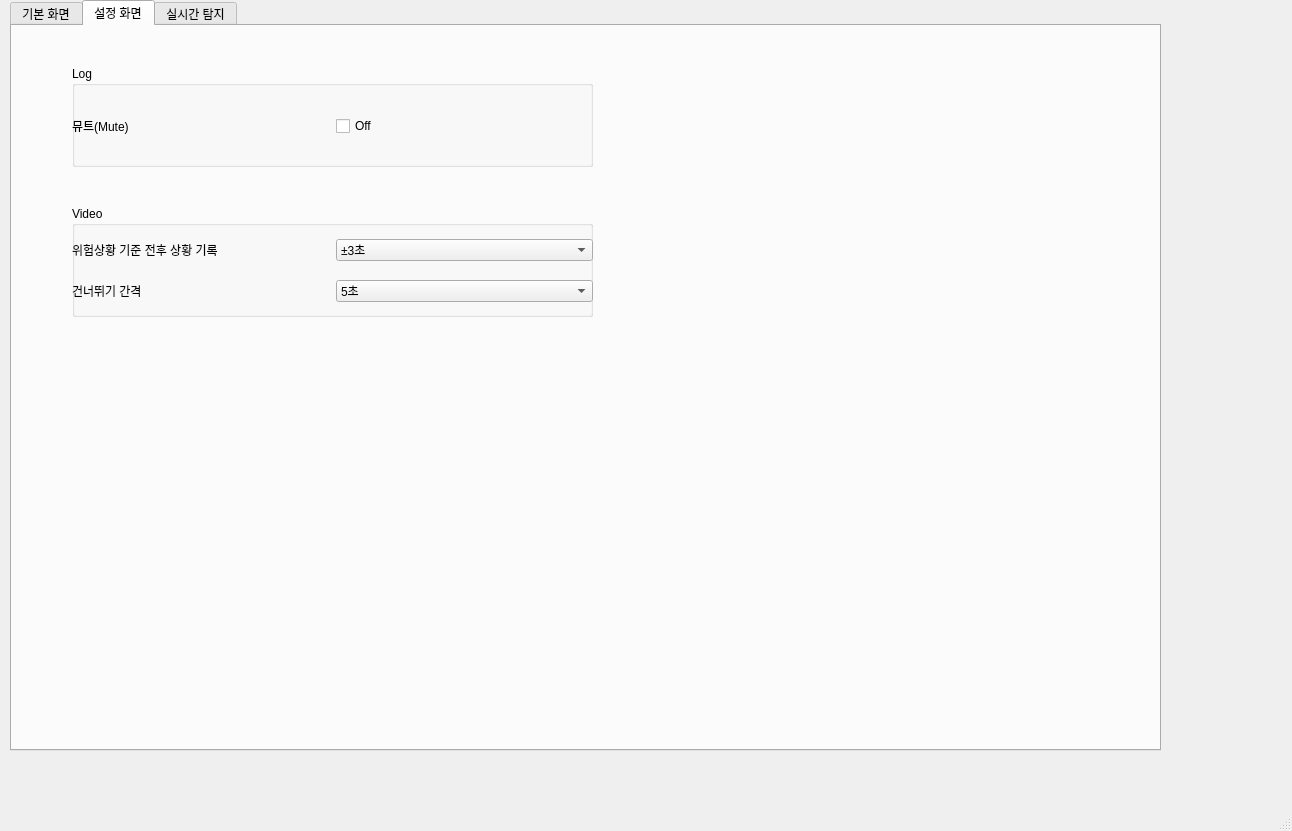
<?xml version="1.0" encoding="UTF-8"?>
<ui version="4.0">
 <class>MainWindow</class>
 <widget class="QMainWindow" name="MainWindow">
  <property name="geometry">
   <rect>
    <x>0</x>
    <y>0</y>
    <width>1292</width>
    <height>831</height>
   </rect>
  </property>
  <property name="windowTitle">
   <string>MainWindow</string>
  </property>
  <widget class="QWidget" name="centralwidget">
   <widget class="QTabWidget" name="on_air_detection">
    <property name="enabled">
     <bool>true</bool>
    </property>
    <property name="geometry">
     <rect>
      <x>10</x>
      <y>0</y>
      <width>1151</width>
      <height>751</height>
     </rect>
    </property>
    <property name="currentIndex">
     <number>1</number>
    </property>
    <property name="documentMode">
     <bool>false</bool>
    </property>
    <widget class="QWidget" name="tab">
     <attribute name="title">
      <string>기본 화면</string>
     </attribute>
     <widget class="QGraphicsView" name="graphicsView">
      <property name="geometry">
       <rect>
        <x>10</x>
        <y>50</y>
        <width>931</width>
        <height>561</height>
       </rect>
      </property>
     </widget>
     <widget class="QWidget" name="gridLayoutWidget">
      <property name="geometry">
       <rect>
        <x>30</x>
        <y>610</y>
        <width>911</width>
        <height>91</height>
       </rect>
      </property>
      <layout class="QGridLayout" name="gridLayout">
       <item row="1" column="0">
        <widget class="QPushButton" name="btn_pause">
         <property name="text">
          <string>▶️</string>
         </property>
        </widget>
       </item>
       <item row="1" column="3">
        <widget class="QPushButton" name="btn_stop_start">
         <property name="text">
          <string>⏯️</string>
         </property>
        </widget>
       </item>
       <item row="0" column="2" colspan="2">
        <widget class="QSlider" name="Video_bar">
         <property name="orientation">
          <enum>Qt::Horizontal</enum>
         </property>
        </widget>
       </item>
       <item row="0" column="4">
        <widget class="QLabel" name="Total_length">
         <property name="text">
          <string>00:00:00</string>
         </property>
        </widget>
       </item>
       <item row="0" column="0">
        <widget class="QLabel" name="Current">
         <property name="text">
          <string>00:00:00</string>
         </property>
        </widget>
       </item>
       <item row="1" column="4">
        <widget class="QPushButton" name="btn_forward">
         <property name="text">
          <string>⏩</string>
         </property>
        </widget>
       </item>
       <item row="1" column="2">
        <widget class="QPushButton" name="btn_prev">
         <property name="text">
          <string>⏪</string>
         </property>
        </widget>
       </item>
      </layout>
     </widget>
     <widget class="QWidget" name="verticalLayoutWidget">
      <property name="geometry">
       <rect>
        <x>949</x>
        <y>50</y>
        <width>181</width>
        <height>651</height>
       </rect>
      </property>
      <layout class="QVBoxLayout" name="verticalLayout">
       <item>
        <widget class="QLabel" name="Video_info">
         <property name="text">
          <string>영상 정보</string>
         </property>
        </widget>
       </item>
       <item>
        <widget class="QTextBrowser" name="Video_info_text"/>
       </item>
       <item>
        <widget class="QLabel" name="Log">
         <property name="text">
          <string>로그 </string>
         </property>
        </widget>
       </item>
       <item>
        <widget class="QListWidget" name="Log_text"/>
       </item>
      </layout>
     </widget>
     <widget class="QPushButton" name="Video_upload">
      <property name="geometry">
       <rect>
        <x>350</x>
        <y>0</y>
        <width>271</width>
        <height>41</height>
       </rect>
      </property>
      <property name="text">
       <string>동영상 업로드</string>
      </property>
     </widget>
    </widget>
    <widget class="QWidget" name="tab_2">
     <attribute name="title">
      <string>설정 화면</string>
     </attribute>
     <widget class="QGroupBox" name="groupBox">
      <property name="geometry">
       <rect>
        <x>60</x>
        <y>40</y>
        <width>521</width>
        <height>101</height>
       </rect>
      </property>
      <property name="title">
       <string>Log</string>
      </property>
      <widget class="QWidget" name="gridLayoutWidget_2">
       <property name="geometry">
        <rect>
         <x>0</x>
         <y>20</y>
         <width>521</width>
         <height>80</height>
        </rect>
       </property>
       <layout class="QGridLayout" name="gridLayout_2">
        <item row="0" column="1">
         <widget class="QCheckBox" name="checkBox2">
          <property name="text">
           <string>Off</string>
          </property>
         </widget>
        </item>
        <item row="0" column="0">
         <widget class="QLabel" name="label_4">
          <property name="text">
           <string>뮤트(Mute)</string>
          </property>
         </widget>
        </item>
       </layout>
      </widget>
     </widget>
     <widget class="QGroupBox" name="groupBox_3">
      <property name="geometry">
       <rect>
        <x>60</x>
        <y>180</y>
        <width>521</width>
        <height>111</height>
       </rect>
      </property>
      <property name="title">
       <string>Video</string>
      </property>
      <widget class="QWidget" name="gridLayoutWidget_4">
       <property name="geometry">
        <rect>
         <x>0</x>
         <y>20</y>
         <width>521</width>
         <height>91</height>
        </rect>
       </property>
       <layout class="QGridLayout" name="gridLayout_4">
        <item row="0" column="0">
         <widget class="QLabel" name="label_7">
          <property name="text">
           <string>위험상황 기준 전후 상황 기록 </string>
          </property>
         </widget>
        </item>
        <item row="0" column="1">
         <widget class="QComboBox" name="comboBox">
          <property name="currentText">
           <string>±3초</string>
          </property>
          <property name="currentIndex">
           <number>0</number>
          </property>
          <property name="placeholderText">
           <string>5</string>
          </property>
          <item>
           <property name="text">
            <string>±3초</string>
           </property>
          </item>
          <item>
           <property name="text">
            <string>±5초</string>
           </property>
          </item>
          <item>
           <property name="text">
            <string>±7초</string>
           </property>
          </item>
         </widget>
        </item>
        <item row="1" column="0">
         <widget class="QLabel" name="label_8">
          <property name="text">
           <string>건너뛰기 간격 </string>
          </property>
         </widget>
        </item>
        <item row="1" column="1">
         <widget class="QComboBox" name="comboBox_2">
          <property name="currentText">
           <string>5초</string>
          </property>
          <property name="currentIndex">
           <number>0</number>
          </property>
          <property name="placeholderText">
           <string>5</string>
          </property>
          <item>
           <property name="text">
            <string>5초</string>
           </property>
          </item>
          <item>
           <property name="text">
            <string>10초</string>
           </property>
          </item>
          <item>
           <property name="text">
            <string>15초</string>
           </property>
          </item>
         </widget>
        </item>
       </layout>
      </widget>
     </widget>
    </widget>
    <widget class="QWidget" name="tab_3">
     <attribute name="title">
      <string>실시간 탐지</string>
     </attribute>
     <widget class="QPushButton" name="btn_start_detection">
      <property name="geometry">
       <rect>
        <x>0</x>
        <y>540</y>
        <width>931</width>
        <height>81</height>
       </rect>
      </property>
      <property name="font">
       <font>
        <family>한컴 고딕</family>
        <pointsize>14</pointsize>
       </font>
      </property>
      <property name="text">
       <string>탐지 시작</string>
      </property>
     </widget>
     <widget class="QLabel" name="Log_2">
      <property name="geometry">
       <rect>
        <x>810</x>
        <y>20</y>
        <width>81</width>
        <height>61</height>
       </rect>
      </property>
      <property name="text">
       <string>로그 </string>
      </property>
     </widget>
     <widget class="QListWidget" name="Log_text_2">
      <property name="geometry">
       <rect>
        <x>770</x>
        <y>100</y>
        <width>158</width>
        <height>431</height>
       </rect>
      </property>
     </widget>
     <widget class="QGraphicsView" name="on_air_camera">
      <property name="geometry">
       <rect>
        <x>0</x>
        <y>100</y>
        <width>761</width>
        <height>431</height>
       </rect>
      </property>
     </widget>
     <widget class="QLabel" name="Log_4">
      <property name="geometry">
       <rect>
        <x>240</x>
        <y>10</y>
        <width>271</width>
        <height>81</height>
       </rect>
      </property>
      <property name="text">
       <string>실시간 카메라</string>
      </property>
     </widget>
     <widget class="QPushButton" name="rack_btn_1">
      <property name="geometry">
       <rect>
        <x>950</x>
        <y>170</y>
        <width>101</width>
        <height>61</height>
       </rect>
      </property>
      <property name="text">
       <string>랙 설정</string>
      </property>
     </widget>
     <widget class="QTextBrowser" name="rack_text_1">
      <property name="geometry">
       <rect>
        <x>950</x>
        <y>231</y>
        <width>190</width>
        <height>140</height>
       </rect>
      </property>
     </widget>
     <widget class="QTextBrowser" name="rack_text_2">
      <property name="geometry">
       <rect>
        <x>950</x>
        <y>480</y>
        <width>190</width>
        <height>140</height>
       </rect>
      </property>
     </widget>
     <widget class="QPushButton" name="rack_btn_2">
      <property name="geometry">
       <rect>
        <x>950</x>
        <y>430</y>
        <width>101</width>
        <height>51</height>
       </rect>
      </property>
      <property name="text">
       <string>랙 설정</string>
      </property>
     </widget>
     <widget class="QPushButton" name="rack_btn_3">
      <property name="geometry">
       <rect>
        <x>1050</x>
        <y>170</y>
        <width>91</width>
        <height>61</height>
       </rect>
      </property>
      <property name="text">
       <string>랙 표시</string>
      </property>
     </widget>
     <widget class="QPushButton" name="rack_btn_4">
      <property name="geometry">
       <rect>
        <x>1050</x>
        <y>430</y>
        <width>91</width>
        <height>51</height>
       </rect>
      </property>
      <property name="text">
       <string>랙 표시</string>
      </property>
     </widget>
     <widget class="QLabel" name="label">
      <property name="geometry">
       <rect>
        <x>1020</x>
        <y>130</y>
        <width>70</width>
        <height>40</height>
       </rect>
      </property>
      <property name="text">
       <string>랙 1</string>
      </property>
     </widget>
     <widget class="QLabel" name="label_2">
      <property name="geometry">
       <rect>
        <x>1010</x>
        <y>390</y>
        <width>70</width>
        <height>40</height>
       </rect>
      </property>
      <property name="text">
       <string>랙 2</string>
      </property>
     </widget>
    </widget>
   </widget>
  </widget>
  <widget class="QMenuBar" name="menubar">
   <property name="geometry">
    <rect>
     <x>0</x>
     <y>0</y>
     <width>1292</width>
     <height>22</height>
    </rect>
   </property>
  </widget>
  <widget class="QStatusBar" name="statusbar"/>
 </widget>
 <resources/>
 <connections/>
</ui>
